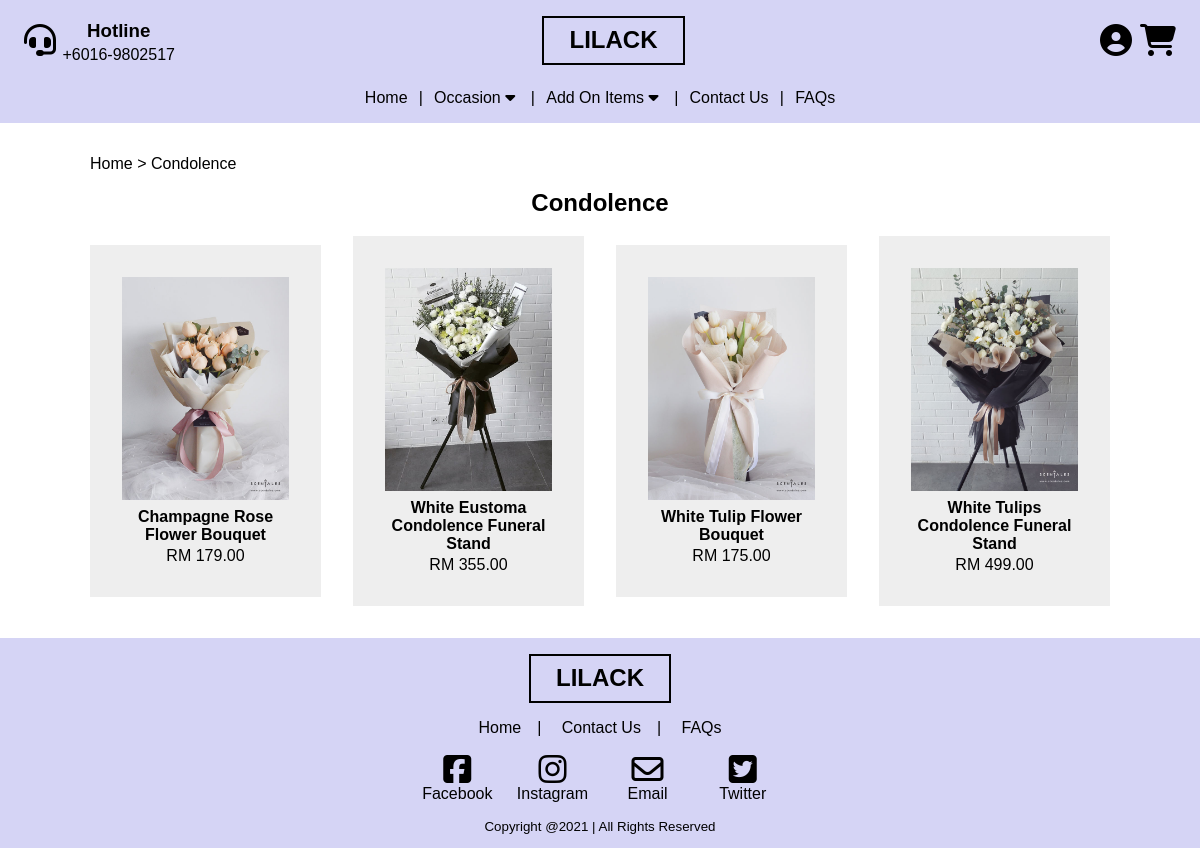
Screenshot of /19062942/productCategory.php?productCategoryID=2 with the database file from the repository.
### tables this page shows
CREATE TABLE `ProductCategory` (
  `productCategoryID` int(8) PRIMARY KEY AUTO_INCREMENT NOT NULL,
  `productTypeID` int(8) NOT NULL,
  `productCategory` varchar(255) UNIQUE  NOT NULL
);

CREATE TABLE `Products` (
  `productID` int(8) PRIMARY KEY AUTO_INCREMENT NOT NULL,
  `productImage` text NOT NULL,
  `productName` varchar(255) NOT NULL,
  `productTypeID` int(8) NOT NULL,
  `productCategoryID` int(8) NOT NULL,
  `productPrice` double(10,2) NOT NULL,
  `forumID` int(8) NOT NULL UNIQUE,
  CONSTRAINT `productNameConstraint` UNIQUE (`productName`),
  CONSTRAINT `forumIDUnique` UNIQUE (`forumID`)
);

### 19062942/includes/dbController.php (called while the page is built)
<?php
class DBController{
    private $servername = "localhost";
    private $user = "ck";
    private $pass = "ck";
    private $databaseName = "19062942";
    private $conn;
    function __construct() {
		$this->conn = $this->connectDB();
	}
	function connectDB() {
		$conn = mysqli_connect($this->servername,$this->user,$this->pass,$this->databaseName);
		return $conn;
	}
    function getConn(){
        return $this->conn;
    }
}
?>

### 19062942/productCategory.php (the view, shortened to what this page needs)
<?php
require_once "includes/dbController.php";
$productCategoryID = $_GET['productCategoryID'];
?>
<html lang="en">
<head>
    <link rel="stylesheet" href="css/breadCrumb.css" />
    <link rel="stylesheet" href="css/productCategories.css" />
</head>
<body>
    <?php require_once "layouts/header.php"; ?>
    <main>
      <section class="container">
        <div class="breadCrumbTrail">
          <ul>
            <li><a href="index.php">Home</a></li>
              <?php
                $query = $db_handler->getConn()->prepare("SELECT * FROM products, productCategory WHERE products.productCategoryID AND productCategory.productCategoryID AND productCategory.productCategoryID = ?");
                $query->bind_param("d", $productCategoryID);
                $query->execute();
                $result = $query->get_result();
                $product_array= $result->fetch_assoc();
                echo "<li><a href='#'>$product_array[productCategory]</a></li>";
              ?>
          </ul>
        </div>
      </section>
      <section class="container">
          <?php
          echo "<h2 class='categoryTitle'>$product_array[productCategory]</h2>";
            echo "<div class='products'>";
            $query = $db_handler->getConn()->prepare("SELECT * FROM products WHERE productCategoryID = ? ORDER BY productID ASC");
            $query->bind_param("d", $productCategoryID);
            $query->execute();
            $result = $query->get_result();
            if (!empty($result)) {
                while($product_array = $result->fetch_assoc()){
                    $productID = $product_array['productID'];
                    $productImageUrl = $product_array['productImage'];
                    $productName = $product_array['productName'];
                    echo "<a href='singleProduct.php?productID=$productID' class='product'>";
                    echo "<img src='$productImageUrl' class='productImage'>";
                    echo "<h3>" . $productName . "</h3>";
                    echo "<span>RM " . number_format($product_array['productPrice'],2) . "</span>";
                    echo "</a>";
                }
            }
            echo "</div>";
          ?>
      </section>
    </main>
    <?php require_once "layouts/footer.php"; ?>
</body>
</html>

### 19062942/css/breadCrumb.css (style rules this page uses)
.breadCrumbTrail li { display: inline-block; }
.breadCrumbTrail li::after { content: " > "; }
.breadCrumbTrail li:last-child::after { content: none; }

### 19062942/css/productCategories.css (style rules this page uses)
.products { display: grid; grid-template-columns: repeat(4, 1fr); place-items: center; gap: 2em; }
.product { text-align: center; padding: 2em; background: #eee; max-height: 370px; }
.product h3 { font-size: 1rem; margin: 0.5em 0 0.2em; }
.productImage { width: 100%; max-width: 200px; max-height: 250px; }

### 19062942/css/general.css (style rules this page uses)
:root { --clr-black: #000; --clr-gray: #555; --clr-primary: #d5d4f5; --clr-secondary: #E9E9FA; --clr-tertiary: #9900cc; --clr-background: #faf4fc; }
*, *::before, *::after { box-sizing: border-box; scroll-behavior: smooth; }
html { scroll-behavior: smooth; }
body { margin: 0; padding: 0; background: var(--clr-secobackgroundndary); font-family: sans-serif; }
ul { list-style-type: none; margin: 0; padding: 0; }
a { text-decoration: none; color: var(--clr-black); cursor: pointer; }
main { padding-block: 1.5em; }
section { padding: 0.5em 0 0.5em; }
.container { width: 85%; margin: 0 auto; }
.categoryTitle { margin-top: 0; margin-bottom: 0.8em; text-align: center; }
.productImage { width: 100%; max-width: 200px; }

### rows the page displays
productcategory: productCategory "Condolence"
products: productImage (picture), productName "Champagne Rose Flower Bouquet", productPrice "179.00"
products: productImage (picture), productName "White Eustoma Condolence Funeral Stand", productPrice "355.00"
products: productImage (picture), productName "White Tulip Flower Bouquet", productPrice "175.00"
products: productImage (picture), productName "White Tulips Condolence Funeral Stand", productPrice "499.00"
